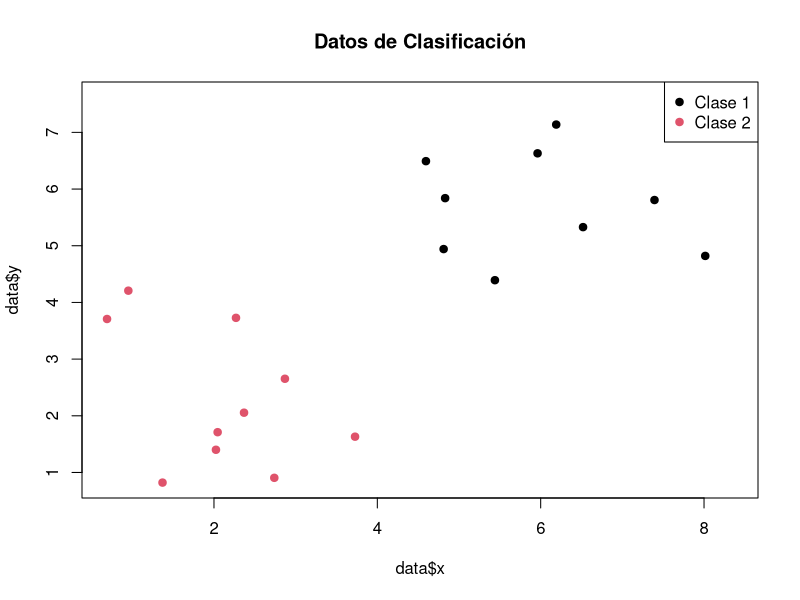

Here is the R script that generated this plot: (Note: this script raises an error after producing the figure.)
### Generate an image of the SVM hyperplane.

set.seed(6)

data <- matrix(
  data = NA, ncol = 4, nrow = 20)

data <- as.data.frame(data)

names(data) <- c("DMU", "x", "y", "class")

# complete de data
# DMU
data$DMU <- 1:nrow(data)

# class
data$class[1:(nrow(data)/2)] <- "red" 
data$class[((nrow(data)/2)+ 1):nrow(data)] <- "blue"

data$class <- as.factor(data$class)

# x and y
# Generar datos para clasificación en dos clases


# Número total de observaciones
n <- length(data$DMU)

# Generar datos para clase 1
x1 <- rnorm(n/2, mean = 2, sd = 1)
y1 <- rnorm(n/2, mean = 2, sd = 1)

# Generar datos para clase 2
x2 <- rnorm(n/2, mean = 6, sd = 1)
y2 <- rnorm(n/2, mean = 6, sd = 1)

# Combinar los datos
x <- c(x1, x2)
y <- c(y1, y2)
data$x <- x
data$y <- y

# Graficar los datos
plot(data$x, data$y, col = data$class, pch = 19, main = "Datos de Clasificación")
legend("topright", legend = c("Clase 1", "Clase 2"), col = c(1, 2), pch = 19)

# train model

trControl <- trainControl (
  method = "cv",
  number = 5,
  classProbs = TRUE,
  savePredictions = "all"
)

model <- train(
  data = data,
  class ~ x + y,
  method = "svmLinear",
  tuneGrid  = expand.grid(C = c(1)),
  trControl = trControl)

sv <- model[["finalModel"]]@SVindex

# change to better plot
original_point <- data[1,]

data[1, 3] <- 3.90

original_point <- data[4,]

data[4, 3] <- 2.01

original_point <- data[4,]

data[14, 3] <- 5.2

# draw
rng.x <- range(data$x)

rng.y <- range(data$y)

grid <- expand.grid (
  x1 = seq(0, 9, length = 300),
  y = seq(0, 9, length = 300)
)

names(grid) <- c("x", "y")

grid$decision <- predict(model, grid, type = "raw")

svm <- as.data.frame(
  matrix(
    data = NA, ncol = 4, nrow = 3)
)

rownames(svm) <- c("hyplane", "margin top", "margin bottom")
names(svm) <- c("x", "y", "xend", "yend")

inc <- 1

svm$x <- c(7.068942, 7.068942 + inc, 7.068942 - inc)
svm$y <- c(0, 0 + inc, 0 - inc)
svm$xend <- c(1.173500, 1.173500 + inc, 1.173500 - inc)
svm$yend <- c(7.61695970, 7.61695970 + inc, 7.61695970 - inc)

plot <- ggplot() +
  
  # # predictions
  # geom_point(data = grid, aes(x = x, y = y, colour = decision), size = 0.5, alpha = 0.5) +

  # original points
  geom_point(data = data, aes(x = x, y = y, color = class), size = 2) +

  # support vectors
  geom_point(data = data[sv, ], aes(x = x, y = y, color = class), size = 5) +
  
  # hyperplane
  geom_segment(data = svm[1,], aes(x = x, y = y, xend = xend, yend = yend), color = "black", size = 1) +
  
  # margin top
  geom_segment(data = svm[2,], aes(x = x, y = y, xend = xend, yend = yend), color = "black", size = 1, linetype  = "dashed") +
  
  # margin bottom
  geom_segment(data = svm[3,], aes(x = x, y = y, xend = xend, yend = yend), color = "black", size = 1, linetype  = "dashed") +
 
  # color class
  scale_color_manual(values = c("deepskyblue1", "red")) +
  
  # names exes
  xlab("Feature 1") +
  ylab("Feature 2") +
  
  # exes
  geom_hline(yintercept = 0) +
  geom_vline(xintercept = 0) +
  
  theme_bw() +
  
  theme(legend.position = "bottom")

plot

ggsave(plot = plot, dpi = 600, filename = "svm clasification example.png")
